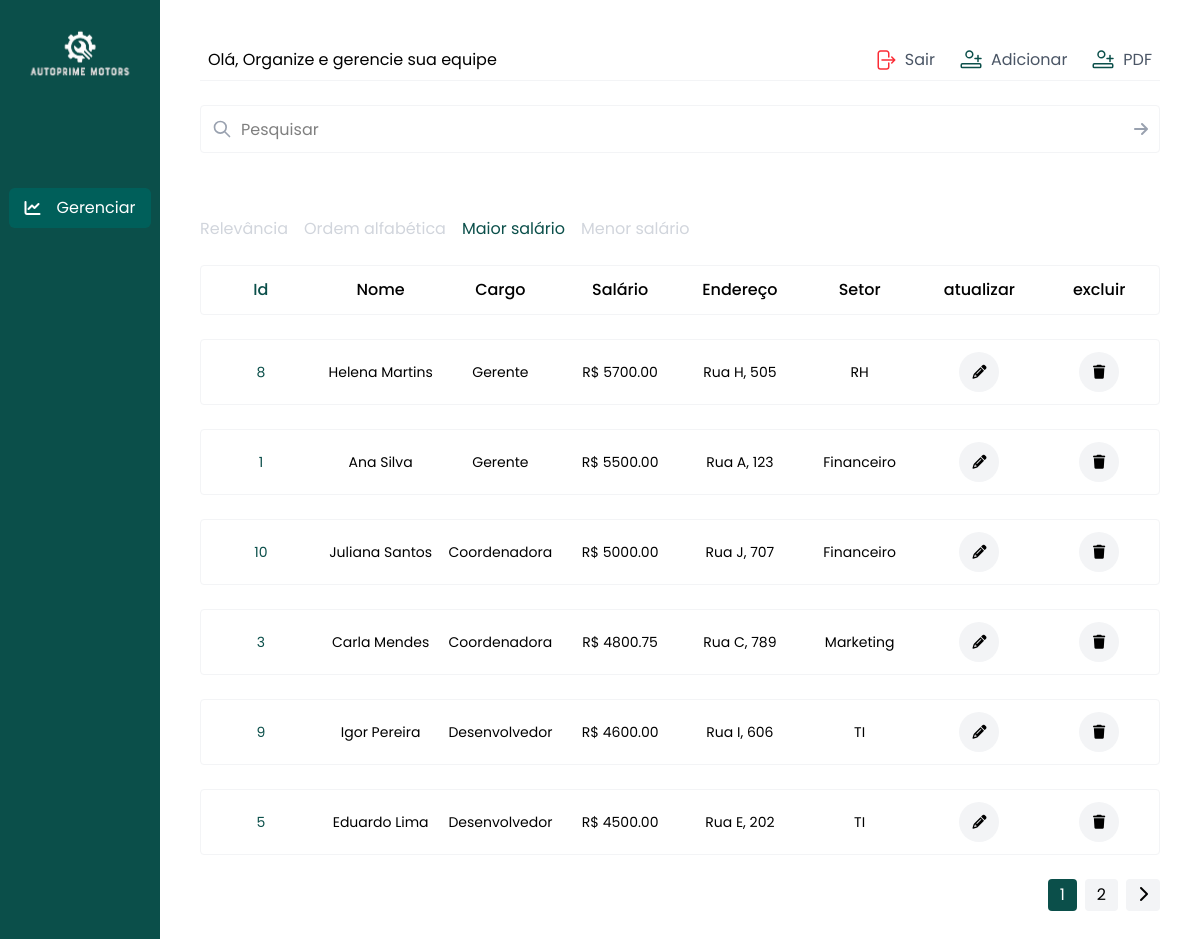
Page /resources/view/dashboard.php?order=high_salary (signed in) on the committed database.
### tables this page shows
CREATE TABLE IF NOT EXISTS  tb_employee(
    id INT AUTO_INCREMENT PRIMARY KEY,
    name VARCHAR(100) NOT NULL,
    cpf VARCHAR(14) NOT NULL,
    position VARCHAR(50) NOT NULL,
    sector VARCHAR(50) NOT NULL,
    admission_date DATE NOT NULL,
    wage DECIMAL(10,2) NOT NULL,
    address TEXT NOT NULL,
    telephone VARCHAR(15) NOT NULL,
    email VARCHAR(100) NOT NULL,
    photo VARCHAR(255) 
);

### app/controller/EmployeeController.php (called while the page is built, shortened)
<?php
require_once __DIR__ . '/../../database.php';
require_once __DIR__ . '/../model/Employee.php';
class EmployeeController
{
    private $conn;
    public function __construct($conn)
    {
        $this->conn = $conn;
    }
    public function allEmployees()
    {
        $employee = new Employee($this->conn);
        return $employee->allEmployees();
    }
}

### app/model/Employee.php (called while the page is built, shortened)
<?php
class Employee
{
    private $conn;
    public function __construct(
        $conn,
        $name = null,
        $cpf = null,
        $position = null,
        $sector = null,
        $admission_date = null,
        $wage = null,
        $address = null,
        $telephone = null,
        $email = null,
        $photo = null,
    ) {
        $this->conn = $conn;
    }
    public function allEmployees()
    {
        $stmt = $this->conn->prepare('SELECT * FROM tb_employee');
        $stmt->execute();
        return $stmt->fetchAll(\PDO::FETCH_ASSOC);
    }
}

### resources/view/dashboard.php (the view, shortened to what this page needs)
<?php
require '../../app/controller/EmployeeController.php';
$employeeController = new EmployeeController($conn);
$employees = $employeeController->allEmployees();
$searchParam = isset($_GET['search']) ? "&search=" . urlencode($_GET['search']) : "";
$orderArray = [
    ["id" => "relevance", "label" => "Relevância"],
    ["id" => "alphabetical", "label" => "Ordem alfabética"],
    ["id" => "high_salary", "label" => "Maior salário"],
    ["id" => "low_salary", "label" => "Menor salário"],
];
$currentOrder = isset($_GET['order']) ? $_GET['order'] : 'relevance';
switch ($currentOrder) {
    case 'high_salary':
        usort($employees, fn($a, $b) => $b['wage'] - $a['wage']);
        break;
}
$registros_por_pagina = 6;
$pagina = isset($_GET['pagina']) ? (int)$_GET['pagina'] : 1;
$total_registros = count($employees);
$total_paginas = ceil($total_registros / $registros_por_pagina);
$pagina_atual = array_slice($employees, ($pagina - 1) * $registros_por_pagina, $registros_por_pagina);
?>
<!DOCTYPE html>
<html lang="pt-br">
<?php include '../../src/layout/layout.php'; ?>
<body style="font-family: 'Poppins', sans-serif;">
    <main class="flex  min-h-screen">
        <nav class="bg-teal-900 min-h-screen w-[15%] flex  flex-col items-center gap-10 justify-between">
            <section class="flex flex-col gap-4 ">
                <img src="../../public/images/dashboard/motors.png" alt="prime">
                <p class="box-border size 80  p-2 w-40 text-2xl"></p>
                <div class="flex flex-col gap-8 text-white text-base items-center">
                    <button class="flex items-center gap-4 cursor-pointer">
                    <button class="flex items-center gap-4 cursor-pointer bg-teal-800 px-4 py-2 rounded-md">
                        <i class="fa-solid fa-chart-line"></i>
                        <a>Gerenciar</a>
                    </button>
                </div>
            </section>
        </nav>
        <section class="flex-col flex gap-10 p-10 w-full  items-center relative">
            <div class="flex flex-col gap-6 items-center w-full max-w-[1500px]">
                <div class="flex justify-between w-full border-b border-[#F3F4F6] p-2 items-center">
                    <h1 class="text-base">Olá, Organize e gerencie sua equipe</h1>
                    <section class="flex gap-6 items-center">
                        <div class="flex gap-2 items-center">
                            <a href="../../app/controller/auth/LogoutController.php" class="flex items-center gap-2 text-gray-600 hover:text-teal-900">
                                Sair
                            </a>
                        </div>
                        <div class="flex gap-2 items-center">
                            <button type="button" id="openModal" class="flex items-center gap-2 text-gray-600 hover:text-teal-900  cursor-pointer  ">
                                Adicionar
                            </button>
                        </div>
                        <div class="flex gap-2 items-center">
                            <a href="../../app/controller/ReportController.php" type="button" class="flex items-center gap-2 text-gray-600 hover:text-teal-900  cursor-pointer  ">
                                PDF
                            </a>
                        </div>
                    </section>
                </div>
                <form
                    method="GET"
                    class="relative w-full ">
                    <div class="absolute inset-y-0 left-0 pl-3 flex items-center pointer-events-none ">
                        <svg xmlns="http://www.w3.org/2000/svg" class="h-5 w-5 text-gray-400" fill="none" viewBox="0 0 24 24" stroke="currentColor" stroke-width="2">
                            <path stroke-linecap="round" stroke-linejoin="round" d="M21 21l-6-6m2-5a7 7 0 11-14 0 7 7 0 0114 0z" />
                        </svg>
                    </div>
                    <input
                        name="search"
                        class="outline-none border border-[#F3F4F6] rounded-sm w-full h-12 pl-10 pr-12"
                        type="text" placeholder="Pesquisar">
                    <button type="submit" class="absolute inset-y-0 right-0 pr-3 flex items-center cursor-pointer">
                        <i class="fa-solid fa-arrow-right text-gray-400"></i>
                    </button>
                </form>
                <div class="flex gap-4 w-full mt-10 justify-between items-center">
                    <div class="flex gap-4">
                        <?php foreach ($orderArray as $order): ?>
                            <a
                                href="?order=<?= $order['id'] ?>"
                                class="cursor-pointer hover:underline underline-offset-4 <?= $currentOrder === $order['id'] ? 'text-teal-900' : 'text-gray-300 ' ?> "><?= $order['label'] ?></a>
                        <?php endforeach; ?>
                    </div>
                </div>
                <div class="grid grid-cols-8 text-base py-3 w-full border border-[#F3F4F6] rounded-sm text-center ">
                    <p class="font-medium text-teal-900">Id</p>
                    <p class="font-medium">Nome</p>
                    <p class="font-medium">Cargo</p>
                    <p class="font-medium">Salário</p>
                    <p class="font-medium">Endereço</p>
                    <p class="font-medium">Setor</p>
                    <p class="font-medium">atualizar</p>
                    <p class="font-medium">excluir</p>
                </div>
                <?php foreach ($pagina_atual as $emp): ?>
                    <div class="grid grid-cols-8 text-sm py-3 w-full border border-[#F3F4F6] rounded-sm text-center items-center ">
                        <p class="text-teal-900"><?= $emp['id'] ?></p>
                        <p><?= $emp['name'] ?></p>
                        <p><?= $emp['position'] ?></p>
                        <p>R$ <?= $emp['wage'] ?></p>
                        <p class=" address"><?= $emp['address'] ?></p>
                        <p><?= $emp['sector'] ?></p>
                        <button class="text-center flex items-center justify-center openModalUpdate ">
                            <a class="bg-[#F3F4F6] w-10 h-10 flex items-center justify-center rounded-full cursor-pointer hover:bg-teal-800  hover:text-white transition-all duration-400">
                                <p class="font-medium"><i class="fa-solid fa-pencil"></i></p>
                            </a>
                        </button>
                        <button class="text-center flex items-center justify-center">
                            <a href="../../routes/employeeRoutes.php?action=delete&id=<?= $emp['id'] ?>" class="bg-[#F3F4F6] w-10 h-10 flex items-center justify-center rounded-full cursor-pointer hover:bg-teal-800  hover:text-white transition-all duration-400">
                                <p class="font-medium"><i class="fa-solid fa-trash "></i></p>
                            </a>
                        </button>
                    </div>
                <?php endforeach; ?>
                <?php if ($total_paginas > 1): ?>
                    <div class="flex gap-2 w-full justify-end items-center">
                        <?php for ($i = 1; $i <= $total_paginas; $i++): ?>
                            <a href="?pagina=<?= $i ?><?= $searchParam ?>"
                                class="px-3 py-1 rounded <?php echo ($i == $pagina) ? 'bg-teal-900 text-white' : 'bg-[#F3F4F6] hover:bg-gray-200'; ?>">
                                <?= $i ?>
                            </a>
                        <?php endfor; ?>
                        <?php if ($pagina < $total_paginas): ?>
                            <a href="?pagina=<?= $pagina + 1 ?><?= $searchParam ?>"
                                class="px-3 py-1 rounded bg-[#F3F4F6] hover:bg-gray-200">
                                <i class="fa-solid fa-chevron-right"></i>
                            </a>
                        <?php endif; ?>
                    </div>
                <?php endif; ?>
            </div>
        </section>
</body>
</html>

### rows in the picture
tb_employee: id "8", name "Helena Martins", position "Gerente", wage "5700.00", address "Rua H, 505", sector "RH"
tb_employee: id "1", name "Ana Silva", position "Gerente", wage "5500.00", address "Rua A, 123", sector "Financeiro"
tb_employee: id "10", name "Juliana Santos", position "Coordenadora", wage "5000.00", address "Rua J, 707", sector "Financeiro"
tb_employee: id "3", name "Carla Mendes", position "Coordenadora", wage "4800.75", address "Rua C, 789", sector "Marketing"
tb_employee: id "9", name "Igor Pereira", position "Desenvolvedor", wage "4600.00", address "Rua I, 606", sector "TI"
tb_employee: id "5", name "Eduardo Lima", position "Desenvolvedor", wage "4500.00", address "Rua E, 202", sector "TI"

### other values in the picture
$order['label'] "Relevância"
$order['label'] "Ordem alfabética"
$order['label'] "Maior salário"
$order['label'] "Menor salário"
